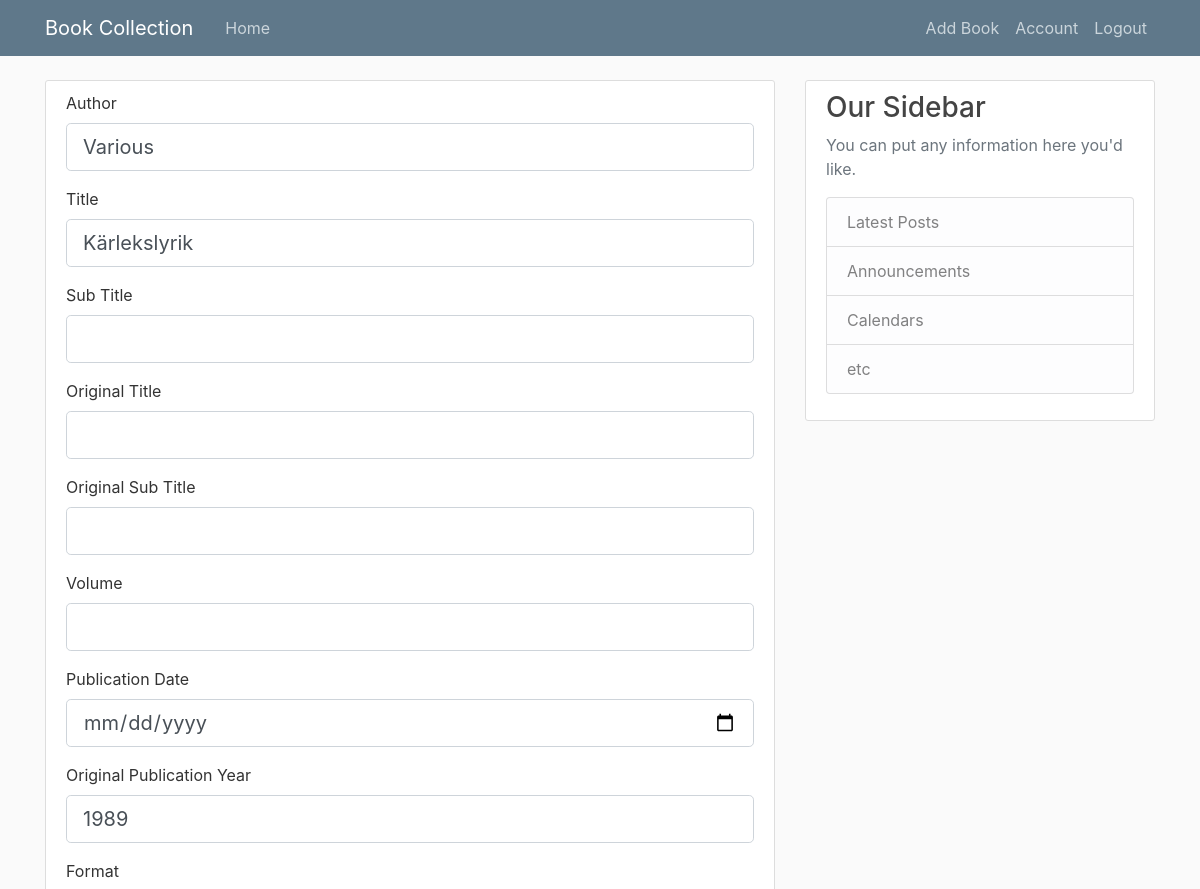
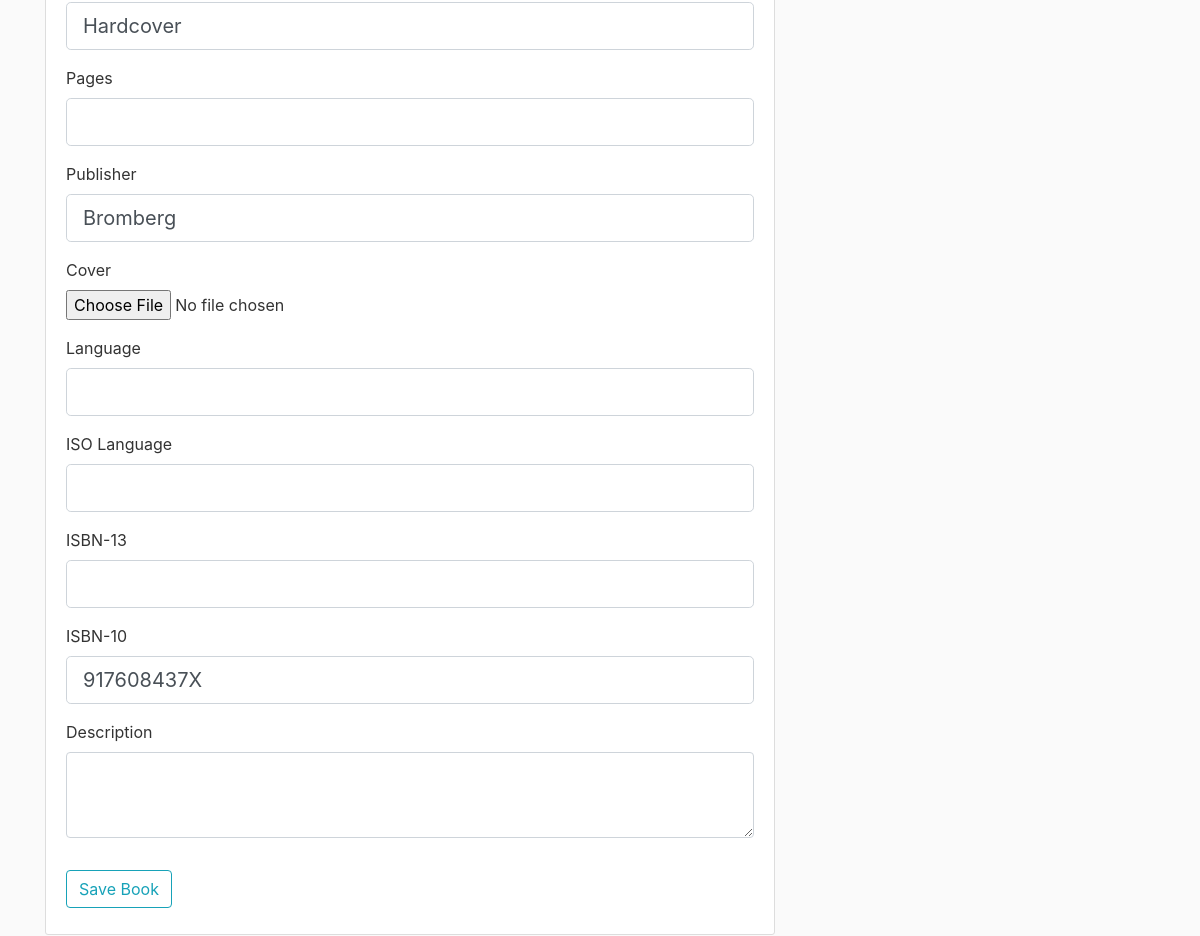
Page /book/4/update (signed in) on the committed database (2 pictures, top to bottom).
### flask_collection/models.py (models this page shows, shortened)
class Book(db.Model):
    id = db.Column(db.Integer, primary_key=True)
    author = db.Column(db.String(50), nullable=False)
    title = db.Column(db.String(50), nullable=False)
    sub_title = db.Column(db.String(50))
    org_title = db.Column(db.String(50))
    org_sub_title = db.Column(db.String(50))
    volume = db.Column(db.Integer)
    publication_date = db.Column(db.DateTime)
    org_publication_year = db.Column(db.String(4))
    print_format = db.Column(db.String(20))
    pages = db.Column(db.Integer)
    publisher = db.Column(db.String(20))
    cover = db.Column(db.String(20), default='placeholder.png')
    language = db.Column(db.String(20))
    language_iso = db.Column(db.String(2))
    isbn_13 = db.Column(db.String(13))
    isbn_10 = db.Column(db.String(10))
    description = db.Column(db.Text)

### flask_collection/routes.py (the view)
@app.route('/book/<book_id>/update', methods=['GET', 'POST'])
@login_required
def update_book(book_id):
    book = Book.query.get_or_404(book_id)
    form = BookForm()
    if form.validate_on_submit():
        book.author = form.author.data
        book.title = form.title.data
        book.sub_title = form.sub_title.data
        book.org_title = form.org_title.data
        book.org_sub_title = form.org_sub_title.data
        book.volume = form.volume.data
        book.publication_date = form.publication_date.data
        book.org_publication_year = form.org_publication_year.data
        book.print_format = form.print_format.data
        book.pages = form.pages.data
        book.publisher = form.publisher.data
        if form.cover.data:
            book.cover = form.cover.data.filename
        book.language = form.language.data
        book.language_iso = form.language_iso.data
        book.isbn_13 = form.isbn_13.data
        book.isbn_10 = form.isbn_10.data
        book.description = form.description.data
        db.session.commit()
        flash(f'Book updated!', 'success')
        return redirect(url_for('view_book', book_id=book.id))
    elif request.method == 'GET':
        form.author.data = book.author
        form.title.data = book.title
        form.sub_title.data = book.sub_title
        form.org_title.data = book.org_title
        form.org_sub_title.data = book.org_sub_title
        form.volume.data = book.volume
        form.publication_date.data = book.publication_date
        form.org_publication_year.data = book.org_publication_year
        form.print_format.data = book.print_format
        form.pages.data = book.pages
        form.publisher.data = book.publisher
        form.cover.data = book.cover # TODO: This needs some fix since nothing is showing
        form.language.data = book.language
        form.language_iso.data = book.language_iso
        form.isbn_13.data = book.isbn_13
        form.isbn_10.data = book.isbn_10
        form.description.data = book.description
    return render_template('add_book.html', title='Update Book', form=form)

### flask_collection/models.py (called while the page is built)
@login_manager.user_loader
def load_user(user_id):
    return User.query.get(int(user_id))

### flask_collection/templates/add_book.html (shortened to what this page needs)
{% extends "layout.html" %}
{% block content %}
    <div class="content-section">
        <form method="POST" action="" enctype="multipart/form-data">
            <fieldset class="form-group">
                <div class="form-group">
                    {{ form.author.label(class="form-control-label") }}
                    {% if form.author.errors %}
                        {{ form.author(class="form-control form-control-lg is-invalid") }}
                        <div class="invalid-feedback">
                            {% for error in form.author.errors %}
                                <span>{{ error }}</span>
                            {% endfor %}
                        </div>
                    {% else %}
                        {{ form.author(class="form-control form-control-lg") }}
                    {% endif %}
                </div>
                <div class="form-group">
                    {{ form.title.label(class="form-control-label") }}
                    {% if form.title.errors %}
                        {{ form.title(class="form-control form-control-lg is-invalid") }}
                        <div class="invalid-feedback">
                            {% for error in form.title.errors %}
                                <span>{{ error }}</span>
                            {% endfor %}
                        </div>
                    {% else %}
                        {{ form.title(class="form-control form-control-lg") }}
                    {% endif %}
                </div>
                <div class="form-group">
                    {{ form.sub_title.label(class="form-control-label") }}
                    {% if form.sub_title.errors %}
                        {{ form.sub_title(class="form-control form-control-lg is-invalid") }}
                        <div class="invalid-feedback">
                            {% for error in form.sub_title.errors %}
                                <span>{{ error }}</span>
                            {% endfor %}
                        </div>
                    {% else %}
                        {{ form.sub_title(class="form-control form-control-lg") }}
                    {% endif %}
                </div>
                <div class="form-group">
                    {{ form.org_title.label(class="form-control-label") }}
                    {% if form.org_title.errors %}
                        {{ form.org_title(class="form-control form-control-lg is-invalid") }}
                        <div class="invalid-feedback">
                            {% for error in form.org_title.errors %}
                                <span>{{ error }}</span>
                            {% endfor %}
                        </div>
                    {% else %}
                        {{ form.org_title(class="form-control form-control-lg") }}
                    {% endif %}
                </div>
                <div class="form-group">
                    {{ form.org_sub_title.label(class="form-control-label") }}
                    {% if form.org_sub_title.errors %}
                        {{ form.org_sub_title(class="form-control form-control-lg is-invalid") }}
                        <div class="invalid-feedback">
                            {% for error in form.org_sub_title.errors %}
                                <span>{{ error }}</span>
                            {% endfor %}
                        </div>
                    {% else %}
                        {{ form.org_sub_title(class="form-control form-control-lg") }}
                    {% endif %}
                </div>
                <div class="form-group">
                    {{ form.volume.label(class="form-control-label") }}
                    {% if form.volume.errors %}
                        {{ form.volume(class="form-control form-control-lg is-invalid") }}
                        <div class="invalid-feedback">
                            {% for error in form.volume.errors %}
                                <span>{{ error }}</span>
                            {% endfor %}
                        </div>
                    {% else %}
                        {{ form.volume(class="form-control form-control-lg") }}
                    {% endif %}
                </div>
                <div class="form-group">
                    {{ form.publication_date.label(class="form-control-label") }}
                    {% if form.publication_date.errors %}
                        {{ form.publication_date(class="form-control form-control-lg is-invalid") }}
                        <div class="invalid-feedback">
                            {% for error in form.publication_date.errors %}
                                <span>{{ error }}</span>
                            {% endfor %}
                        </div>
                    {% else %}
                        {{ form.publication_date(class="form-control form-control-lg") }}
                    {% endif %}
                </div>
                <div class="form-group">
                    {{ form.org_publication_year.label(class="form-control-label") }}
                    {% if form.org_publication_year.errors %}
                        {{ form.org_publication_year(class="form-control form-control-lg is-invalid") }}
                        <div class="invalid-feedback">
                            {% for error in form.org_publication_year.errors %}
                                <span>{{ error }}</span>
                            {% endfor %}
                        </div>
                    {% else %}
                        {{ form.org_publication_year(class="form-control form-control-lg") }}
                    {% endif %}
                </div>
                <div class="form-group">
                    {{ form.print_format.label(class="form-control-label") }}
                    {% if form.print_format.errors %}
                        {{ form.print_format(class="form-control form-control-lg is-invalid") }}
                        <div class="invalid-feedback">
                            {% for error in form.print_format.errors %}
                                <span>{{ error }}</span>
                            {% endfor %}
                        </div>
                    {% else %}
                        {{ form.print_format(class="form-control form-control-lg") }}
                    {% endif %}
                </div>
                <div class="form-group">
                    {{ form.pages.label(class="form-control-label") }}
                    {% if form.pages.errors %}
                        {{ form.pages(class="form-control form-control-lg is-invalid") }}
                        <div class="invalid-feedback">
                            {% for error in form.pages.errors %}
                                <span>{{ error }}</span>
                            {% endfor %}
                        </div>
                    {% else %}
                        {{ form.pages(class="form-control form-control-lg") }}
                    {% endif %}
                </div>
                <div class="form-group">
                    {{ form.publisher.label(class="form-control-label") }}
                    {% if form.publisher.errors %}
                        {{ form.publisher(class="form-control form-control-lg is-invalid") }}
                        <div class="invalid-feedback">
                            {% for error in form.publisher.errors %}
                                <span>{{ error }}</span>
                            {% endfor %}
                        </div>
                    {% else %}
                        {{ form.publisher(class="form-control form-control-lg") }}
                    {% endif %}
                </div>
                <div class="form-group">
                    {{ form.cover.label(class="form-control-label") }}
                    {{ form.cover(class="form-control-file") }}
                </div>
                <div class="form-group">
                    {{ form.language.label(class="form-control-label") }}
                    {% if form.language.errors %}
                        {{ form.language(class="form-control form-control-lg is-invalid") }}
                        <div class="invalid-feedback">
                            {% for error in form.language.errors %}
                                <span>{{ error }}</span>
                            {% endfor %}
                        </div>
                    {% else %}
                        {{ form.language(class="form-control form-control-lg") }}
                    {% endif %}
                </div>
                <div class="form-group">
                    {{ form.language_iso.label(class="form-control-label") }}
                    {% if form.language_iso.errors %}
                        {{ form.language_iso(class="form-control form-control-lg is-invalid") }}
                        <div class="invalid-feedback">
                            {% for error in form.language_iso.errors %}
                                <span>{{ error }}</span>
                            {% endfor %}
                        </div>
                    {% else %}
                        {{ form.language_iso(class="form-control form-control-lg") }}
                    {% endif %}
                </div>
                <div class="form-group">
                    {{ form.isbn_13.label(class="form-control-label") }}
                    {% if form.isbn_13.errors %}
                        {{ form.isbn_13(class="form-control form-control-lg is-invalid") }}
                        <div class="invalid-feedback">
                            {% for error in form.isbn_13.errors %}
                                <span>{{ error }}</span>
                            {% endfor %}
                        </div>
                    {% else %}
                        {{ form.isbn_13(class="form-control form-control-lg") }}
                    {% endif %}
                </div>
                <div class="form-group">
                    {{ form.isbn_10.label(class="form-control-label") }}
                    {% if form.isbn_10.errors %}
                        {{ form.isbn_10(class="form-control form-control-lg is-invalid") }}
                        <div class="invalid-feedback">
                            {% for error in form.isbn_10.errors %}
                                <span>{{ error }}</span>
                            {% endfor %}
                        </div>
                    {% else %}
                        {{ form.isbn_10(class="form-control form-control-lg") }}
                    {% endif %}
                </div>
                <div class="form-group">
                    {{ form.description.label(class="form-control-label") }}
                    {{ form.description(class="form-control", rows="3") }}
                </div>
            </fieldset>
            <div class="form-group">
                {{ form.submit(class="btn btn-outline-info") }}
            </div>
        </form>
    </div>
{% endblock content %}

### flask_collection/static/main.css (style rules this page uses)
body { background: #fafafa; color: #333333; margin-top: 5rem; }
.content-section { background: #ffffff; padding: 10px 20px; border: 1px solid #dddddd; border-radius: 3px; margin-bottom: 20px; }

### rows in the picture
Book: author "Various", title "Kärlekslyrik", org_publication_year "1989", print_format "Hardcover", publisher "Bromberg", isbn_10 "917608437X"
